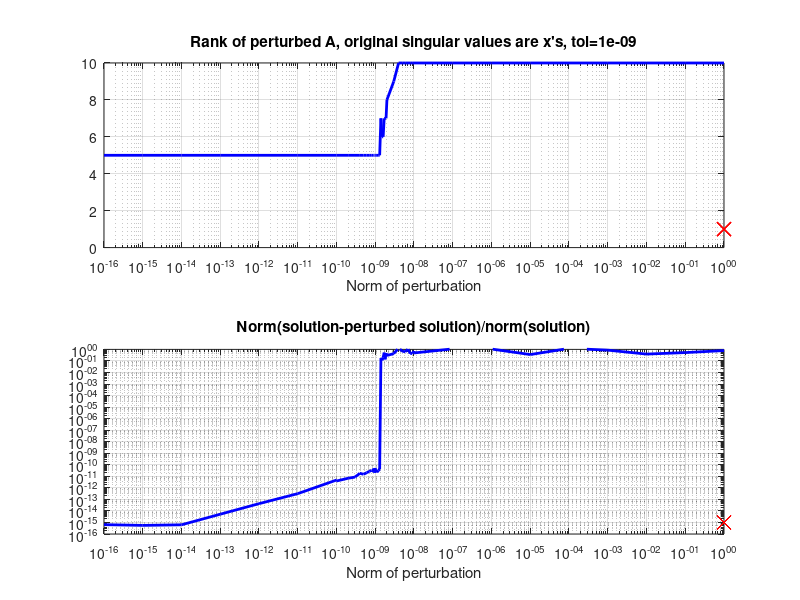

MATLAB code to generate this figure:
% Matlab code RankDeficient.m
% For "Applied Numerical Linear Algebra", Figures 3.4 and 3.5
% Written by James Demmel, Feb 4, 1996
%                Modified, Jun 2, 1997
%
% Illustrate solution of Rank Deficient Least Squares Problem using
% Truncated SVD
%
% Given any m-by-n input matrix A and use supplied tolerance tol,
% we produce a matrix Al with a range of singular values from
% small to large. Then we compute a rank-deficient Ard by setting 
% the singular values of Al less than tol to zero. 
% Then we generate a rank-deficient least
% squares problem whose solution we know exactly as follows:
%
%  1) Compute the SVD Ard = U*S*V', where U and V have rnk columns,
%     where rnk is the rank of Ard.
%  2) Pick a random xrd of dimension rnk, let x=V*xrd, and 
%     let b = Ard*x (= U*S*xrd). Then x is the exactly, minimum norm
%     solution of the rank-deficient least squares problems 
%     min(norm(A*y-b,2)).
%  3) Add random noise dA of varying norm to A, and solve the perturbed
%     least squares problem using the truncated SVD, getting perturbed 
%     solution y.
%  4) Plot norm(y) and norm(y-x) versus norm(dA).
%
% Inputs:
%   dimensions m (number of rows) and n (number of columns), m >= n
%   type = 1 to computed matrix with floor(n/2) zero singular values;
%            for figure 3.4
%        = 2 to computed matrix with singular values roughtly geometrically
%            distributed between 1e-15 and 1; for figure 3.5
%   tol = tolerance, below which to set small singular value to 0
%
%
% Here are two ways to compute Al. One should be commented out.
m=20;
n=10;
type=1;
tol=1e-9;
A = randn(m,n);
if (type == 1)
%    Compute Al by zeroing out the last half of the columns of A:
    Al = randn(m,m) * ...
         [diag([ones(floor(n/2),1);zeros(ceil(n/2),1)]);zeros(m-n,n)] * ...
         randn(n,n);
end
if (type == 2)
%    Compute Al by multiplying columns by geometric sequence from 1e-16 to 1.
%    As a result Al will have singular values which form an approximate
%    geometric sequence in the same range.
     Al = A * diag(exp(log(10)*(0:n-1)*(-16/n)));
end
%
[Uorig,Sorig,Vorig]=svd(Al,0);
diag(Sorig);
rnk = length(find(diag(Sorig) >= tol));
disp(['rank(A) = ',int2str(rnk)])
U=Uorig(:,1:rnk);
S=Sorig(1:rnk,1:rnk);
V=Vorig(:,1:rnk);
Ard = U*S*V';
xrd = randn(rnk,1);
x = V * xrd;
b = Ard*x;
xnorm = norm(xrd);
nrm = sort([(10*ones(1,17)).^(-16:0),tol*(.1:.1:.9),tol*(.9:.01:1),...
             tol*(1:.1:1.9),tol*(2:10)]);
rnkdsav=[];
ynorm=[];
xmynorm=[];
for nn=nrm;
  dA = randn(m,n);
  dA = dA/norm(dA);
  dA = nn*dA;
  ArdpdA = Ard + dA;
  [Ud,Sd,Vd] = svd(ArdpdA);
  rnkd = length(find(diag(Sd) >= tol));
  rnkdsav=[rnkdsav;rnkd];
  Udd=Ud(:,1:rnkd);
  Sdd=Sd(1:rnkd,1:rnkd);
  Vdd=Vd(:,1:rnkd);
  y = Vdd*(Sdd\(Udd'*b));
  ynorm = [ynorm;norm(y)/xnorm];
  xmynorm = [xmynorm;norm(x-y)/xnorm];
end
figure(1),
hold off
%
subplot(2,1,1)
handl=semilogx(nrm',rnkdsav,'b'); set(handl,'LineWidth',2)
hold on
dS = min(max([diag(S)],1e-16),1);
handl=semilogx(dS,ones(size(dS)),'rx');set(handl,'MarkerSize',10)
axis([1e-16 1 0 min(m,n)]), grid
title(['Rank of perturbed A, original singular values are x''s, tol=',num2str(tol)])
xlabel('Norm of perturbation')
%
subplot(2,1,2)
handl=loglog(nrm',xmynorm,'b');set(handl,'LineWidth',2)
hold on
handl=semilogx(dS,ones(size(dS))*1e-15,'rx');set(handl,'MarkerSize',10)
axis([1e-16 1 1e-16 1]), grid
title('Norm(solution-perturbed solution)/norm(solution)')
xlabel('Norm of perturbation')